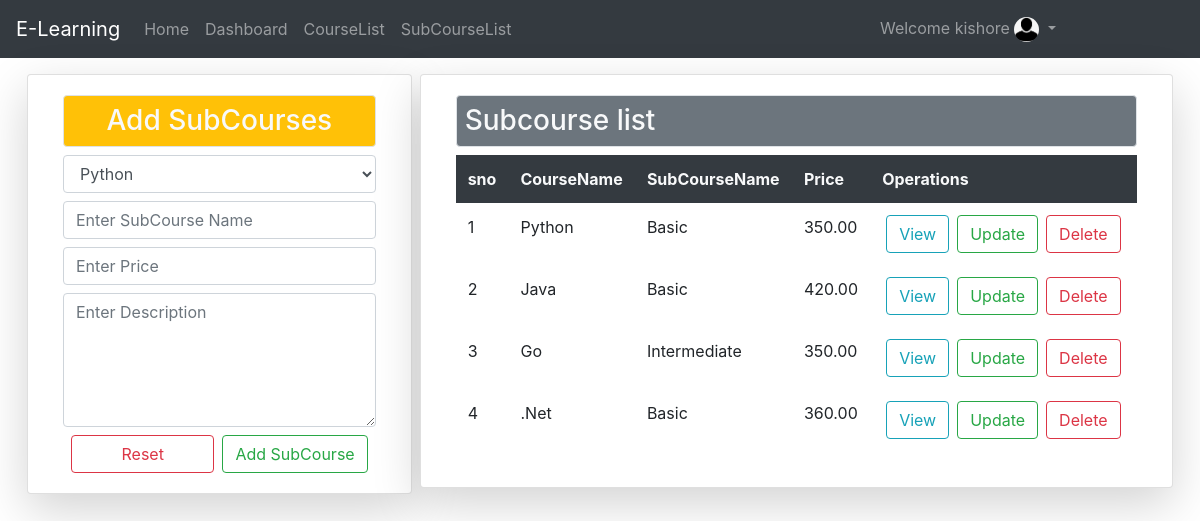
Screenshot of /sbcrsl/ (signed in) with the database file from the repository.
### Eapp/models.py (models this page shows, shortened)
class User(AbstractUser):
	t = {
		('F','Female'),('M','Male')
		}
	y = {(1,'Student'),(2,'Instructor')}
	age = models.IntegerField(default=18)
	gender = models.CharField(choices=t,max_length=10)
	mobile = models.CharField(max_length=11)
	pfimg = models.ImageField(upload_to='Profileimage/',default="profile.png")
	usrole = models.IntegerField(choices=y,default=1)

class CourseCategory(models.Model):
	ctitle = models.CharField(max_length=120)
	cimg = models.ImageField(upload_to='CourseImages/',default="course.png")
	usd = models.ForeignKey(User,on_delete=models.CASCADE)
	def __str__(self):
		return self.ctitle

class SubCourse(models.Model):
	sbtitle = models.CharField(max_length=100)
	price = models.DecimalField(max_digits=8,decimal_places=2)
	desc = models.TextField(max_length=200)
	crs = models.ForeignKey(CourseCategory,on_delete=models.CASCADE)

### Eapp/views.py (the view, shortened to what this page needs)
# urls.py: path('sbcrsl/',views.subcrlist,name="sbcrl"),
@login_required
def subcrlist(request):
	sd,b = {},0
	m = SubCourse.objects.all()
	nj = list(CourseCategory.objects.filter(usd_id=request.user.id))
	print(nj)
	for i in m:
		for j in nj:
			if i.crs_id == j.id:
				sd[b] = j.ctitle,i.sbtitle,i.price,i.id
				b+=1
	y = SbCrl()
	return render(request,'html/subcrlist.html',{'r':y,'d':sd.values(),'cv':nj})

### Eapp/forms.py
class SbCrl(forms.ModelForm):
	class Meta:
		model = SubCourse
		fields = ["crs","sbtitle","price","desc"]
		widgets = {
		"crs":forms.Select(attrs={
			"class":"form-control my-2",
			}),
		"sbtitle":forms.TextInput(attrs={
			"class":"form-control my-2",
			"placeholder":"Enter SubCourse Name",
			}),
		"price":forms.NumberInput(attrs={
			"class":"form-control my-2",
			"placeholder":"Enter Price",
			}),
		"desc":forms.Textarea(attrs={
			"class":"form-control my-2",
			"placeholder":"Enter Description",
			"rows":5,
			}),
		}

### Eapp/templates/html/subcrlist.html (shortened to what this page needs)
{% extends 'html/base.html' %}
{% block content %}
<div class="container-fluid mt-3">
	<div class="row mx-2">
		<div class="card col-md-4 shadow-lg mx-1 h-100">
			<div class="card-body">
				 <h3 class="bg-warning text-light text-center border rounded p-2">Add SubCourses</h3>
				 <form method="post">
				 	{% for n in r %}
				 	{% if forloop.counter == 1 %}
				 	<select class="form-control my-2" name="crs">
				 		{% for j in cv %}
				 		<option value="{{j.id}}">{{j}}</option>
				 		{% endfor %}
				 	</select>
				 	{% else %}
				 	{{n}}
				 	{% endif %}
				 	{% endfor %}
				 	<div class="row mx-1">
				 		<input type="reset" value="Reset" class="btn btn-outline-danger col-sm mx-1">
				 		<input type="submit" value="Add SubCourse" class="btn btn-outline-success col-sm mx-1">
				 	</div>
				 </form>
			</div>
		</div>
		<div class="card col-md shadow-lg mx-1 h-100">
			<div class="card-body">
				<h3 class="bg-secondary text-light border rounded p-2">Subcourse list</h3>
				<table class="table table-borderless">
					<tr class="bg-dark text-light">
						<th>sno</th>
						<th>CourseName</th>
						<th>SubCourseName</th>
						<th>Price</th>
						<th>Operations</th>
					</tr>
					{% for i in d %}
					<tr>
						<td>{{forloop.counter}}</td>
						<td>{{i.0}}</td>
						<td>{{i.1}}</td>
						<td>{{i.2}}</td>
						<td><a href="{% url 'sbvw' i.3 %}" class="btn btn-outline-info mx-1">View</a><a href="{% url 'sbcrp' i.3 %}" class="btn btn-outline-success mx-1">Update</a><a href="{% url 'sbdlt' i.3 %}" class="btn btn-outline-danger mx-1">Delete</a></td>
					</tr>
					{% endfor %}
				</table>
			</div>
		</div>
	</div>
</div>
{% endblock %}

### Eapp/templates/html/navbar.html (shortened to what this page needs)
<nav class="navbar navbar-expand-sm bg-dark navbar-dark">
  <a class="navbar-brand" href="{% url 'hm' %}">E-Learning
  </a>
  <ul class="navbar-nav">
    {% if not user.is_authenticated %}
    <li class="nav-item">
      <a class="nav-link" href="{% url 'hm' %}">Home</a>
    </li>
    <li class="nav-item">
      <a class="nav-link" href="{% url 'ab' %}">Aboutus</a>
    </li>
    <li class="nav-item">
      <a class="nav-link" href="{% url 'ct' %}">Contactus</a>
    </li>
    <li class="nav-item">
      <a class="nav-link" href="{% url 'rg' %}">Registration</a>
    </li>
    {% elif user.usrole == 2 %}
    <li class="nav-item">
      <a class="nav-link" href="{% url 'hm' %}">Home</a>
    </li>
    <li class="nav-item">
      <a class="nav-link" href="{% url 'dsh' %}">Dashboard</a>
    </li>
    <li class="nav-item">
      <a class="nav-link" href="{% url 'cty' %}">CourseList</a>
    </li>
    <li class="nav-item">
      <a class="nav-link" href="{% url 'sbcrl' %}">SubCourseList</a>
    </li>
    {% endif %}
  </ul>
  <ul class="navbar-nav ml-auto" style="margin-right: 120px">
    {% if user.is_authenticated %}
    <div class="dropdown">
    <a class="nav-link dropdown-toggle" data-toggle="dropdown">
    Welcome {{request.user.username}} <img src="{{request.user.pfimg.url}}" class="rounded-circle" height="25px" width="25px">
    </a>
    </div>
    {% else %}
    <li class="nav-item">
      <a class="nav-link" href="{% url 'lg' %}">Login</a>
    </li>
    {% endif %}
  </ul>
</nav>

### rows the page displays
User: user.username "kishore", user.pfimg (placeholder picture)
CourseCategory: ctitle "Python"
SubCourse: sbtitle "Basic", price "350.00"
CourseCategory: ctitle "Java"
SubCourse: sbtitle "Basic", price "420.00"
CourseCategory: ctitle "Go"
SubCourse: sbtitle "Intermediate", price "350.00"
CourseCategory: ctitle ".Net"
SubCourse: sbtitle "Basic", price "360.00"

### other values shown
form field crs "Python"
